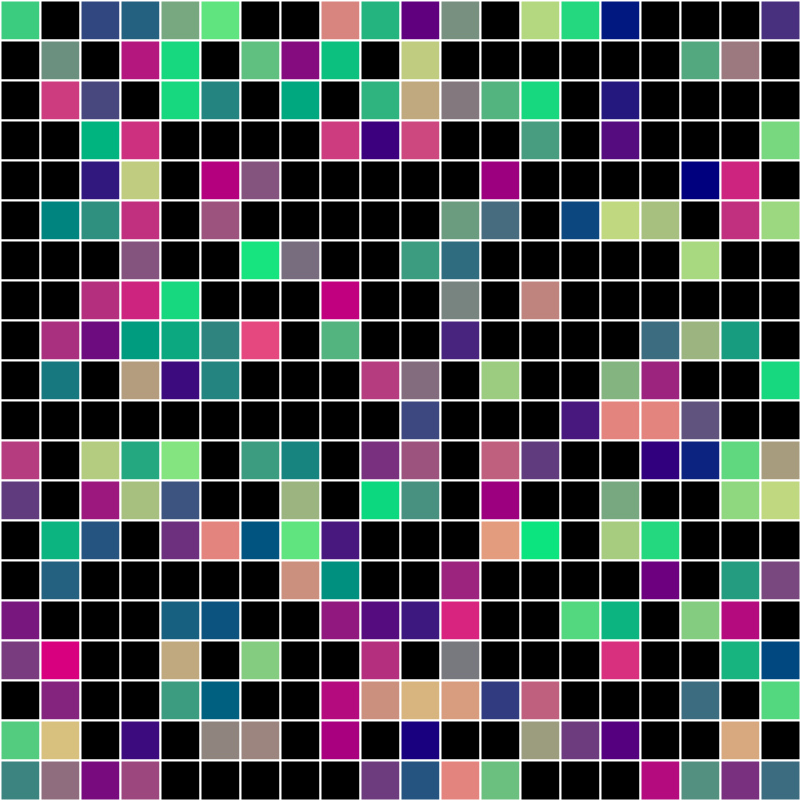
Frame 1 (no input)
Frame 2 (the mouse pressed at the canvas centre, redrawn once): identical to frame 1, image omitted

The Processing sketch that drew this single still picture (run headless with seeded random() and noise(); the mouse was pressed at the canvas centre and the sketch redrawn once):

// Processing sketch: grid_6
// ── grid_6.pde
int videoScale = 40;
int cols, rows;
int[] colors;
boolean red = false;
int frameCounter = 0;

void setup() {
  size(800, 800);
  
  cols = width/videoScale;
  rows = height/videoScale;
  print(cols, "columns\n");
  print(rows, "rows\n");
  
  strokeWeight(2);
  
  colors = new int[cols * rows];
  for (int i = 0; i < cols; i++) {
    for (int j = 0; j < rows; j++) {
      int red = (255 / cols) * i;
      int green = (255 / rows) * j;
      
      color c = color(red, green, 127);
      colors = append(colors, c);
    }
  }
  
  noLoop();
}

void draw() {
  color c;
  
    for (int i = 0; i < cols; i++) {
      for (int j = 0; j < rows; j++) {
        
          int x = i * videoScale;
          int y = j * videoScale;
          
          c = colors[int(random(0, colors.length))];
          
          int randX = int(random(20, cols + 20));
          int randY = int(random(20, rows + 20));
          
          if (frameCounter%(randY)==0) {
            fill(c);
            stroke(255);
            
            rect(x, y, videoScale, videoScale);
          }
      }
    }
  
  frameCounter++;
}

void mousePressed() {
  loop();
}

void mouseReleased() {
  noLoop();
}
